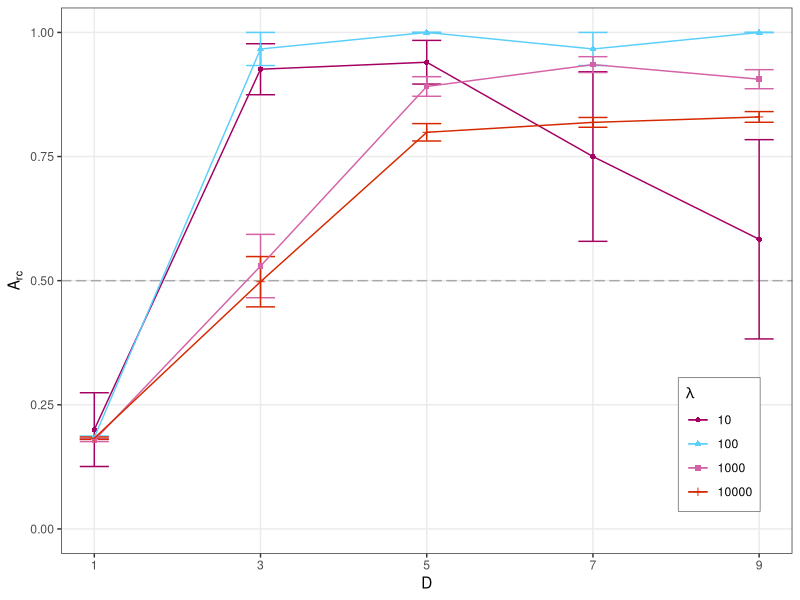
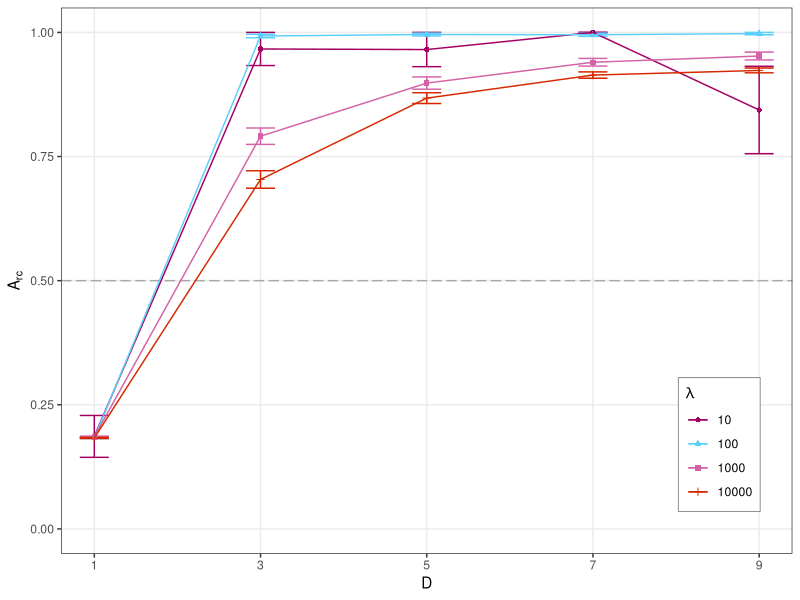
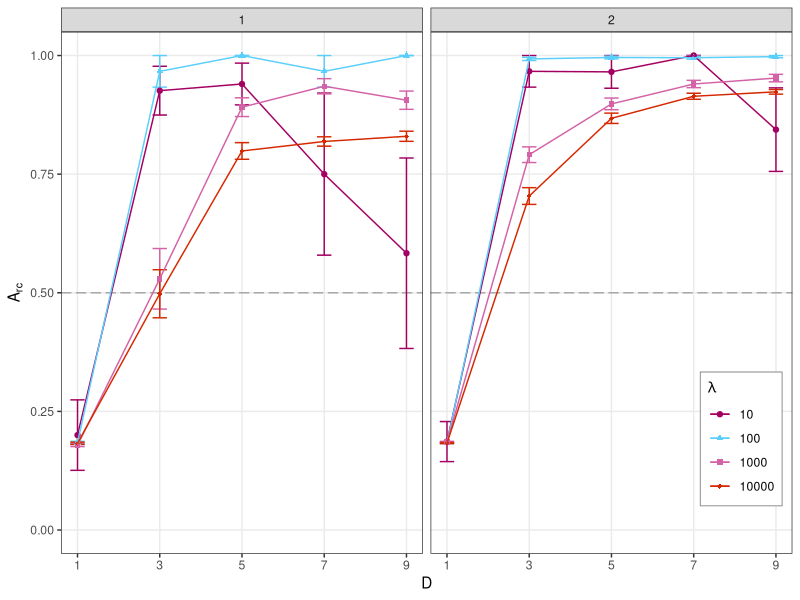
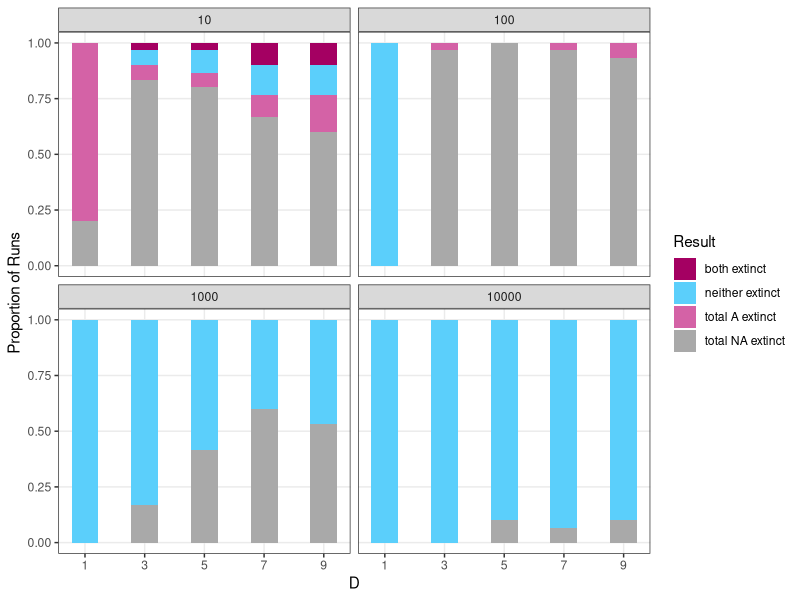
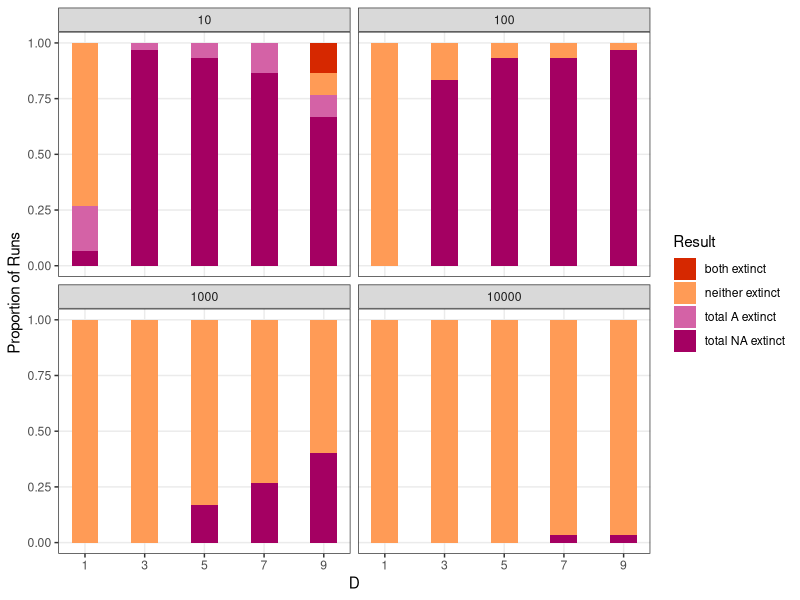
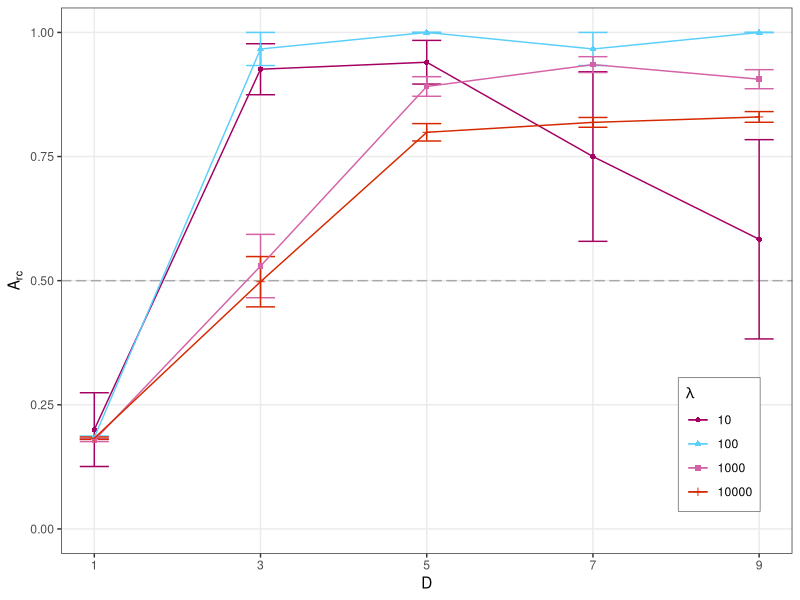
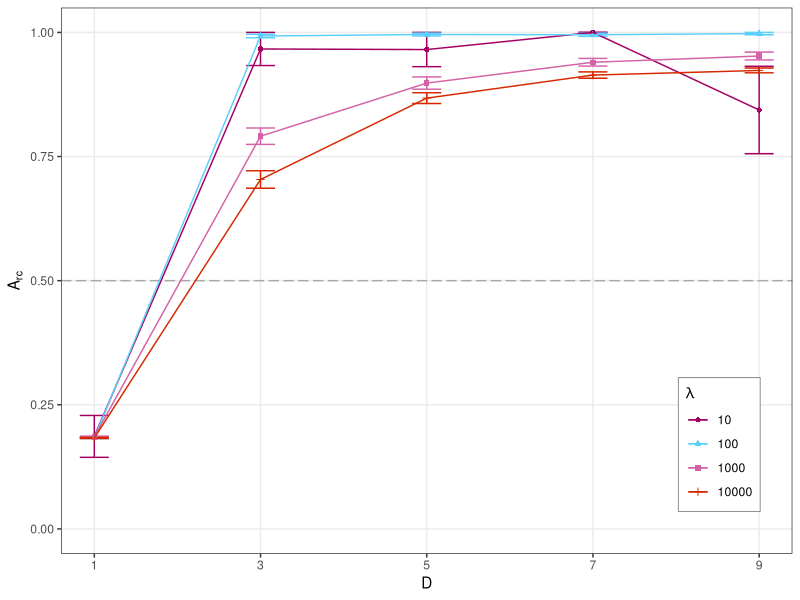
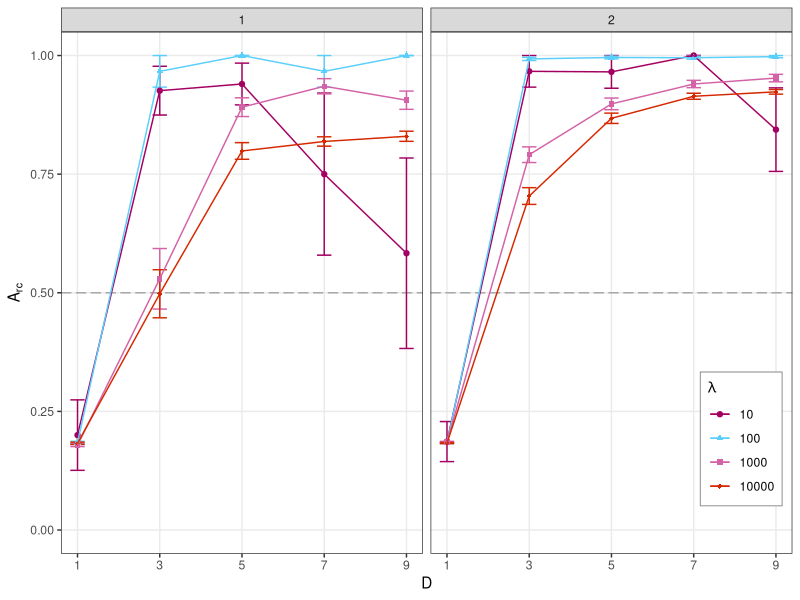

R code for these plots, in order:
# Analyzer for disturbance simulations

library(tidyverse)
library(patchwork)
library(plotrix)

data <- read.csv(file.path("Data", "3-dist", "dist_results_s1_complete.csv"))

# s1 results

ggplot(
    data = data,
    mapping = aes(x = separation_distance, y = Relative_concentration)
) +
    geom_hline(yintercept = 0.5, linetype = "longdash", color="darkgrey") +

    stat_summary(fun.data = "mean_se", geom="errorbar", width=0.35, mapping = aes(color=factor(disturb_freq))) +

    geom_point(stat = "summary", fun="mean", width=0.0005, mapping = aes(color=factor(disturb_freq), shape=factor(disturb_freq))) +
    geom_path(stat = "summary", fun="mean", mapping = aes(color=factor(disturb_freq))) +

    labs(
        x = "D",
        y = bquote(A[rc]),
        color = quote(lambda), shape = quote(lambda)
    ) +

    coord_cartesian(xlim=c(1, 9), ylim=c(0, 1)) +
    scale_x_continuous(breaks = c(1, 3, 5, 7, 9)) +
    scale_color_manual(values = c("#A40062", "#5BCFFB", "#D462A6", "#D62800")) +
    theme_bw() +
    theme(legend.position = c(0.9, 0.2), panel.grid.minor = element_blank(),
    legend.background = element_rect(colour="grey50", linewidth=0.3))
    ggsave(file.path("Analysis", "Figures", "dist_graph_s1.svg"), width = 6, height = 4)


# s2 results

data <- read.csv(file.path("Data", "3-dist", "dist_results_s2_complete.csv"))

ggplot(
    data = data,
    mapping = aes(x = separation_distance, y = Relative_concentration)
) +
    geom_hline(yintercept = 0.5, linetype = "longdash", color="darkgrey") +

    stat_summary(fun.data = "mean_se", geom="errorbar", width=0.35, mapping = aes(color=factor(disturb_freq))) +

    geom_point(stat = "summary", fun="mean", width=0.0005, mapping = aes(color=factor(disturb_freq), shape=factor(disturb_freq))) +
    geom_path(stat = "summary", fun="mean", mapping = aes(color=factor(disturb_freq))) +

    labs(
        x = "D",
        y = bquote(A[rc]),
        color = quote(lambda), shape = quote(lambda)
    ) +

    coord_cartesian(xlim = c(1, 9), ylim = c(0, 1)) +
    scale_x_continuous(breaks = c(1, 3, 5, 7, 9)) +
    scale_color_manual(values = c("#A40062", "#5BCFFB", "#D462A6", "#D62800")) +
    theme_bw() +
    theme(legend.position = c(0.9, 0.2), panel.grid.minor = element_blank(),
    legend.background = element_rect(colour="grey50", linewidth=0.3))
    ggsave(file.path("Analysis", "Figures", "dist_graph_s2.svg"), width = 6, height = 4)


# Merged results

s1_d <- read.csv(file.path("Data", "3-dist", "dist_results_s1_complete.csv"))
s2_d <- read.csv(file.path("Data", "3-dist", "dist_results_s2_complete.csv"))
data <- rbind(s1_d, s2_d)

ggplot(
    data = data,
    mapping = aes(x = separation_distance, y = Relative_concentration)
) +
    geom_hline(yintercept = 0.5, linetype = "longdash", color="darkgrey") +

    stat_summary(fun.data = "mean_se", geom="errorbar", width=0.35, mapping = aes(color=factor(disturb_freq))) +

    geom_point(stat = "summary", fun="mean", width=0.0005, mapping = aes(color=factor(disturb_freq), shape=factor(disturb_freq))) +
    geom_path(stat = "summary", fun="mean", mapping = aes(color=factor(disturb_freq))) +

    labs(
        x = "D",
        y = bquote(A[rc]),
        color = quote(lambda), shape = quote(lambda)
    ) +

    coord_cartesian(xlim = c(1, 9), ylim = c(0, 1)) +
    scale_x_continuous(breaks = c(1, 3, 5, 7, 9)) +
    scale_color_manual(values = c("#A40062", "#5BCFFB", "#D462A6", "#D62800")) +
    scale_shape_manual(values = c(19, 17, 15, 18)) +
    theme_bw() +
    theme(legend.position = c(0.93, 0.22), panel.grid.minor = element_blank(),
    legend.background = element_rect(colour="grey50", linewidth=0.3)) +
    facet_wrap(~sites)
    ggsave(file.path("Analysis", "Figures", "dist_graph_merged.svg"), width = 8, height = 4)


# Extinction results

ex_data_s1 <- read.csv(file.path("Data", "3-dist", "dist_results_s1_complete.csv"))
ex_data_s2 <- read.csv(file.path("Data", "3-dist", "dist_results_s2_complete.csv"))
ex_data <- rbind(ex_data_s1, ex_data_s2)

# Process extinction data so it is ggplot-usable

ex_data$extinction_total <- 0
ex_data$extinction_adsorbed <- 0
for (row in seq(nrow(ex_data))) {
    # work out adsorbed extinction rates
    if (ex_data$ad_A_extinct[row] == 1) {
        ex_data$extinction_adsorbed[row] = 'adsorbed A extinct'
    } else if (ex_data$ad_NA_extinct [row]== 1) {
        ex_data$extinction_adsorbed[row] = 'adsorbed NA extinct'
    } else if (ex_data$ad_none_extinct[row] == 1) {
        ex_data$extinction_adsorbed[row] = 'neither extinct'
    } else if (ex_data$ad_all_extinct[row] == 1) {
        ex_data$extinction_adsorbed[row] = 'both extinct'
    }
    
    # work out total extinction rates
    if (ex_data$tot_A_extinct[row] == 1) {
        ex_data$extinction_total[row] = 'total A extinct'
    } else if (ex_data$tot_NA_extinct [row]== 1) {
        ex_data$extinction_total[row] = 'total NA extinct'
    } else if (ex_data$tot_none_extinct[row] == 1) {
        ex_data$extinction_total[row] = 'neither extinct'
    } else if (ex_data$tot_all_extinct[row] == 1) {
        ex_data$extinction_total[row] = 'both extinct'
    }

}

# Make different plots for rings and total/adsorbed

# adsorbed

#ggplot(
#    data = subset(ex_data, sites==1),
#    mapping = aes(x = separation_distance, fill = extinction_adsorbed)) + 
#    geom_bar(position = "fill") +
#    facet_wrap(~factor(disturb_freq)) +
#    labs(
#        x = "D",
#        y = "Proportion of Runs",
#        color = "Result"
#    ) +
#    scale_x_continuous(breaks = c(1, 3, 5, 7, 9)) +
#    theme_bw() +
#    theme(panel.grid.minor = element_blank())
#    ggsave(file.path("Analysis", "Figures", "extinction_pies_s1_adsorbed.svg"), width = 8, height = 4)

#ggplot(
#    data = subset(ex_data, sites==2),
 #   mapping = aes(x = separation_distance, fill = extinction_adsorbed)) + 
 #   geom_bar(position = "fill") +
 #   facet_wrap(~factor(disturb_freq)) +
 #   labs(
 #       x = "D",
 #       y = "Proportion of Runs",
 #       color = "Result"
 #   ) +
 #   scale_x_continuous(breaks = c(1, 3, 5, 7, 9)) +
 #   theme_bw() +
 #   theme(panel.grid.minor = element_blank())
 #   ggsave(file.path("Analysis", "Figures", "extinction_pies_s2_adsorbed.svg"), width = 8, height = 4)


# total

ggplot(
    data = subset(ex_data, sites==1),
    mapping = aes(x = separation_distance, fill = extinction_total)) + 
    geom_bar(position = "fill") +
    facet_wrap(~factor(disturb_freq)) +
    labs(
        x = "D",
        y = "Proportion of Runs",
        fill = "Result"
    ) +
    scale_x_continuous(breaks = c(1, 3, 5, 7, 9)) +
    scale_fill_manual(values = c("#A40062", "#5BCFFB", "#D462A6", "darkgrey")) +
    theme_bw() +
    theme(panel.grid.minor = element_blank())
    ggsave(file.path("Analysis", "Figures", "extinction_pies_s1_total.svg"), width = 8, height = 4)


ggplot(
    data = subset(ex_data, sites==2),
    mapping = aes(x = separation_distance, fill = extinction_total)) + 
    geom_bar(position = "fill") +
    facet_wrap(~factor(disturb_freq)) +
    labs(
        x = "D",
        y = "Proportion of Runs",
        fill = "Result"
    ) +
    scale_x_continuous(breaks = c(1, 3, 5, 7, 9)) +
    scale_fill_manual(values = c("#D62800", "#FF9B56", "#D462A6", "#A40062")) +
    theme_bw() +
    theme(panel.grid.minor = element_blank())
    ggsave(file.path("Analysis", "Figures", "extinction_pies_s2_total.svg"), width = 8, height = 4)
